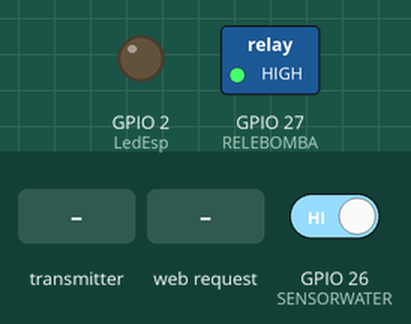
This sketch was run on a simulated ESP32. On the bench: switched loads named in the sketch (green lamp = pin HIGH), output pins drawn as LEDs (lit = HIGH). The test bench sets the inputs (shaded band); at power-on: GPIO 26 (SENSORWATER) HIGH. WiFi joins after 1.5 s; servers stay silent unless stated; what the sketch prints to the serial monitor is not drawn.

Above: at 2.7 s.
2.8 s: the transmitter starts sending valor = 0
At 3.5 s:
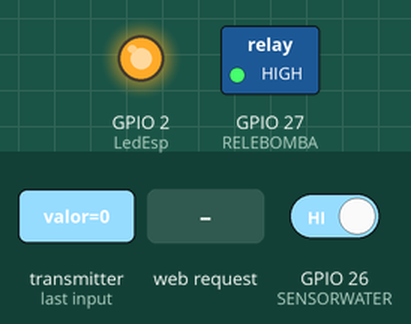
4.3 s: HTTP request GET /autoOn received
At 5.5 s:
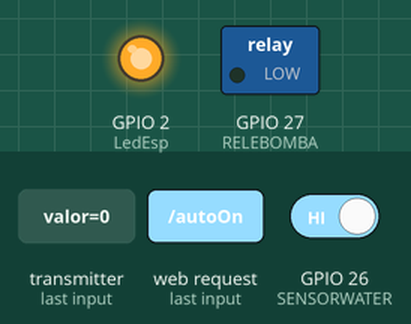
5.8 s: HTTP request GET /on received
At 6.8 s:
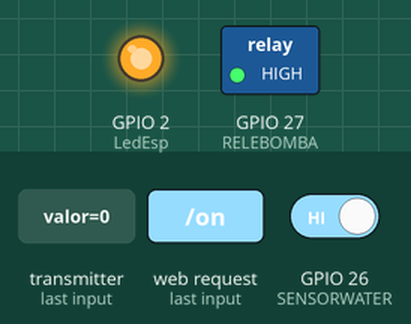
Timing chart, 0 to 8.8 s (numbered marks = the images above; inputs shaded):
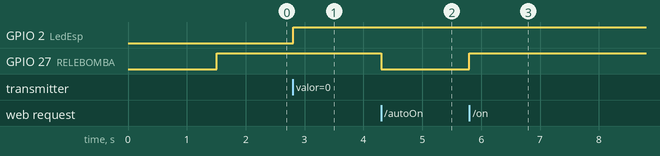

Measured:
- after the input at 2.8 s, GPIO 2 (LedEsp): LOW → HIGH at once
- after the input at 4.3 s, GPIO 27 (RELEBOMBA): HIGH → LOW at once
- after the input at 5.8 s, GPIO 27 (RELEBOMBA): LOW → HIGH at once

The sketch:

SIstemaBomba_Repector.ino
```cpp
#include <esp_now.h>
#include <esp_wifi.h>
#include <WiFi.h>
#include <UrlEncode.h>
#include <HTTPClient.h>
#include <ESPmDNS.h>
#include <WebServer.h>
#include <ArduinoOTA.h>

// ================= PINOS =================
#define LedEsp 2
#define RELEBOMBA 27
#define SENSORWATER 26
// #define BUZZ 13
// ================= WIFI =================
char* ssid = "";
char* pass = "";
// ================= TELNET =================
WiFiServer telnetServer(23);
WiFiClient client;
// ================ http =============
WebServer httpServer(80);
// ==== OTA ===
uint32_t last_ota_time = 0;

// ================= ESP-NOW =================
// Estrutura de dados
typedef struct message {
  float valor;
} message;
message dadosRecebidos;
unsigned long ultimoRecebido = 0;
int timeout = 1000;  // 1 segundos

//================= FLUXO =================
volatile int pulsos = 0;
float fluxo = 0;
float fluxoFiltrado = 0;

// ================= CONTROLE =================
unsigned long lastFluxo = 0;
unsigned long lastPrint = 0;
bool modoAuto = false;
bool semFluxo = true;
// ============= Ip Fixo ==================
IPAddress local_IP(192,168,0,3);

// ================= INTERRUPÇÃO =================
void IRAM_ATTR countPulso() {
  pulsos++;
}
// ================= RECEBIMENTO ESP-NOW =================
void OnDataRecv(const esp_now_recv_info_t* info, const uint8_t* data, int len) {
  memcpy(&dadosRecebidos, data, sizeof(dadosRecebidos));
  // Atualiza tempo
  ultimoRecebido = millis();
  // Liga LED
  digitalWrite(LedEsp, HIGH);
}
// ================ Request http =============
void responseFluxo() {
  httpServer.send(200, "text/plain", String(fluxoFiltrado));
}
void responseLigar() {
  modoAuto = false;
  digitalWrite(RELEBOMBA, HIGH);
  client.println("Manual - Ligada");
   httpServer.send(200, "text/plain", "sucesso");
}
void responseDesligar() {
  modoAuto = false;
  digitalWrite(RELEBOMBA, LOW);
  client.println("Manual - Desligada");
     httpServer.send(200, "text/plain", "sucesso");
}
void responseAtivarAuto() {
  modoAuto = true;
  client.println("Modo automatico ligado");
     httpServer.send(200, "text/plain", "sucesso");
}
void responseDesativarAuto() {
  modoAuto = false;
  client.println("Modo automatico desligado");
     httpServer.send(200, "text/plain", "sucesso");
}


// ================= SETUP =================
void setup() {
  Serial.begin(115200);
  Serial.println("Carregando!");
  // LedComunicação
  pinMode(LedEsp, OUTPUT);
  // Selecionando os pinos da placa e o tipo.
  pinMode(RELEBOMBA, OUTPUT);
  pinMode(SENSORWATER, INPUT_PULLUP);
  // pinMode(BUZZ, OUTPUT);

  attachInterrupt(digitalPinToInterrupt(SENSORWATER), countPulso, RISING);

  // ===== WIFI PRIMEIRO =====
  WiFi.config(local_IP);
  WiFi.mode(WIFI_STA);
  WiFi.begin(ssid, pass);
  WiFi.setSleep(false);

  while (WiFi.waitForConnectResult() != WL_CONNECTED) {
    Serial.println("Falha ao conectar, reiniciando.");
    delay(2000);
    ESP.restart();
  }
  Serial.println("\nConectado!");
  Serial.print("IP: ");
  Serial.println(WiFi.localIP());

  // ===== FIXAR CANAL =====
  // FORÇA O CANAL
  // esp_wifi_set_channel(WiFi.channel(), WIFI_SECOND_CHAN_NONE);

  // ===== mDNS =====
  // mDNS (faz OTA aparecer certo)
  MDNS.begin("esp32");

  // ===== OTA =====
  ArduinoOTA
    .onStart([]() {
      Serial.println("Iniciando OTA...");
    })
    .onEnd([]() {
      Serial.println("\nOTA Finalizado");
    })
    .onProgress([](unsigned int progress, unsigned int total) {
      if (millis() - last_ota_time > 500) {
        Serial.printf("Progresso: %u%%\n", (progress / (total / 100)));
        last_ota_time = millis();
      }
    })
    .onError([](ota_error_t error) {
      Serial.printf("Erro[%u]\n", error);
    });

  ArduinoOTA.begin();

  // ===== TELNET =====
  telnetServer.begin();
  telnetServer.setNoDelay(true);
  Serial.println("Pronto!");

  // ===== ESP-NOW =====
  if (esp_now_init() != ESP_OK) {
    Serial.println("Erro ao iniciar ESP-NOW");
    return;
  }
  esp_now_register_recv_cb(OnDataRecv);

  Serial.println("Sistema pronto!");

  // Exe por Http
  httpServer.on("/fluxo", responseFluxo);
  httpServer.on("/on", responseLigar);
  httpServer.on("/off", responseDesligar);
  httpServer.on("/autoOn", responseAtivarAuto);
  httpServer.on("/autoOff", responseDesativarAuto);
  httpServer.begin();
}

// ================= LOOP =================
void loop() {
  httpServer.handleClient();
  ArduinoOTA.handle();
  yield();

  // ===== TELNET =====
  if (telnetServer.hasClient()) {
    WiFiClient newClient = telnetServer.available();

    if (!client || !client.connected()) {
      client = newClient;
      client.setNoDelay(true);
      Serial.println("Telnet conectado");
    } else {
      newClient.stop();
    }
  }

  // ===== FLUXO =====
  if (millis() - lastFluxo > 1000) {
    fluxo = pulsos / 7.5;
    pulsos = 0;
    lastFluxo = millis();

    // filtro com inicialização correta
    if (fluxoFiltrado == 0) {
      fluxoFiltrado = fluxo;
    } else {
      fluxoFiltrado = (fluxoFiltrado * 0.8) + (fluxo * 0.2);
    }
  }

  // ===== COMANDOS =====
  if (client && client.connected() && client.available()) {
    String comando = client.readStringUntil('\n');
    comando.trim();

    if (comando.equalsIgnoreCase("ON")) {
      modoAuto = false;
      digitalWrite(RELEBOMBA, HIGH);
      client.println("Manual - Ligada");

    } else if (comando.equalsIgnoreCase("OFF")) {
      modoAuto = false;
      digitalWrite(RELEBOMBA, LOW);
      client.println("Manual - Desligada");

    } else if (comando.equalsIgnoreCase("AUTO")) {
      modoAuto = true;
      client.println("Modo automatico");
    }
  }

  // ===== LÓGICA AUTOMÁTICA =====
  if (modoAuto) {
    bool caixaCheia = dadosRecebidos.valor >= 0.5;

    // ===== HISTERSE CORRETA =====
    if (fluxoFiltrado >= 1.10) {
      semFluxo = false;
    } else if (fluxoFiltrado <= 0.20) {
      semFluxo = true;
    }

    // ===== CONTROLE =====
    if (caixaCheia || semFluxo) {
      digitalWrite(RELEBOMBA, LOW);
    } else {
      digitalWrite(RELEBOMBA, HIGH);
    }
  }else{
      digitalWrite(RELEBOMBA, HIGH);
  }

  // ===== PRINT CONTROLADO =====
  if (millis() - lastPrint > 1000) {
    if (client && client.connected()) {
      client.print("Fluxo bruto: ");
      client.print(fluxo);

      client.print(" | Filtrado: ");
      client.print(fluxoFiltrado);

      client.print(" | Caixa: ");
      client.print(dadosRecebidos.valor);

      client.print(" | Modo: ");
      client.println(modoAuto ? "AUTO" : "MANUAL");
    }
    lastPrint = millis();
  }

}
```
